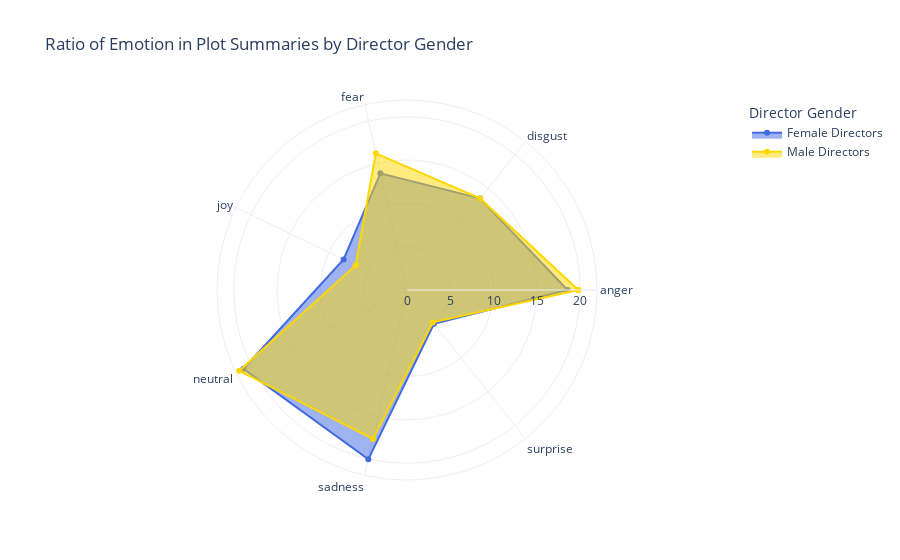

Notebook source saved alongside this figure:
### Code cell
# radar graph of the ratio of emotions by director
ratios_women, ratios_men = ratio_emotion_by_director_gender(df_plot_emotions)
graph_ratio_emotion_radar_by_director_gender(ratios_women, ratios_men)

### Figure 1 — Plotly figure (JSON) as saved in the notebook; plotly's stock layout.template omitted (floating-point values rounded to 4 significant figures)
{"data": [{"fill": "toself", "line": {"color": "royalblue"}, "marker": {"size": 6}, "name": "Female Directors", "r": [18.53, 13.53, 13.82, 8.124, 20.96, 20.05, 4.991, 18.53], "theta": ["anger", "disgust", "fear", "joy", "neutral", "sadness", "surprise", "anger"], "type": "scatterpolar"}, {"fill": "toself", "line": {"color": "gold"}, "marker": {"size": 6}, "name": "Male Directors", "r": [19.78, 13.53, 16.19, 6.58, 21.5, 17.64, 4.783, 19.78], "theta": ["anger", "disgust", "fear", "joy", "neutral", "sadness", "surprise", "anger"], "type": "scatterpolar"}], "layout": {"legend": {"title": {"text": "Director Gender"}}, "polar": {"radialaxis": {"visible": true}}, "title": {"text": "Ratio of Emotion in Plot Summaries by Director Gender"}}}
